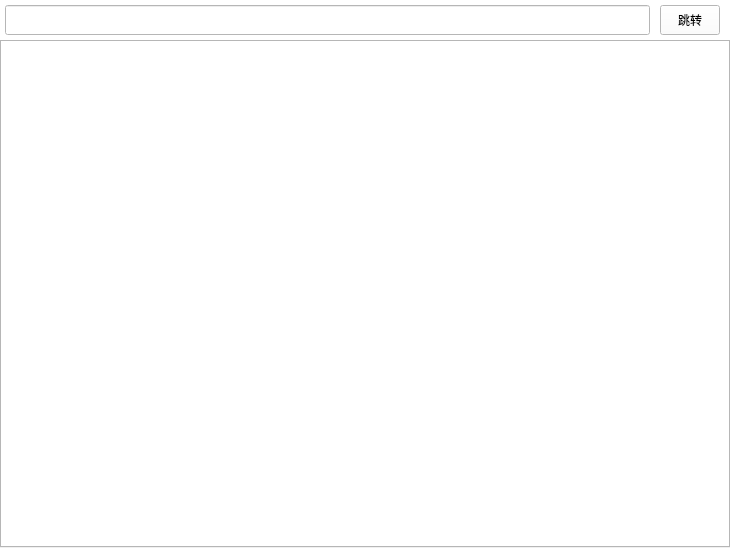
<?xml version="1.0" encoding="UTF-8"?>
<ui version="4.0">
 <class>QCefBrowserWidget</class>
 <widget class="QWidget" name="QCefBrowserWidget">
  <property name="geometry">
   <rect>
    <x>0</x>
    <y>0</y>
    <width>730</width>
    <height>548</height>
   </rect>
  </property>
  <property name="windowTitle">
   <string>Form</string>
  </property>
  <property name="styleSheet">
   <string notr="true"/>
  </property>
  <layout class="QVBoxLayout" name="verticalLayout">
   <property name="spacing">
    <number>0</number>
   </property>
   <property name="leftMargin">
    <number>0</number>
   </property>
   <property name="topMargin">
    <number>0</number>
   </property>
   <property name="rightMargin">
    <number>0</number>
   </property>
   <property name="bottomMargin">
    <number>0</number>
   </property>
   <item>
    <widget class="QWidget" name="widget" native="true">
     <property name="styleSheet">
      <string notr="true">font: 14px &quot;微软雅黑&quot;;
background-color: rgb(255, 255, 255);</string>
     </property>
     <layout class="QVBoxLayout" name="verticalLayout_2">
      <property name="spacing">
       <number>0</number>
      </property>
      <property name="leftMargin">
       <number>0</number>
      </property>
      <property name="topMargin">
       <number>0</number>
      </property>
      <property name="rightMargin">
       <number>0</number>
      </property>
      <property name="bottomMargin">
       <number>0</number>
      </property>
      <item>
       <widget class="QWidget" name="widget_address" native="true">
        <property name="minimumSize">
         <size>
          <width>0</width>
          <height>40</height>
         </size>
        </property>
        <property name="maximumSize">
         <size>
          <width>16777215</width>
          <height>40</height>
         </size>
        </property>
        <property name="styleSheet">
         <string notr="true"/>
        </property>
        <layout class="QHBoxLayout" name="horizontalLayout">
         <property name="spacing">
          <number>10</number>
         </property>
         <property name="leftMargin">
          <number>5</number>
         </property>
         <property name="topMargin">
          <number>0</number>
         </property>
         <property name="rightMargin">
          <number>10</number>
         </property>
         <property name="bottomMargin">
          <number>0</number>
         </property>
         <item>
          <widget class="QLineEdit" name="lineEdit">
           <property name="sizePolicy">
            <sizepolicy hsizetype="Preferred" vsizetype="Preferred">
             <horstretch>0</horstretch>
             <verstretch>0</verstretch>
            </sizepolicy>
           </property>
           <property name="maximumSize">
            <size>
             <width>16777215</width>
             <height>30</height>
            </size>
           </property>
           <property name="frame">
            <bool>true</bool>
           </property>
           <property name="clearButtonEnabled">
            <bool>true</bool>
           </property>
          </widget>
         </item>
         <item>
          <widget class="QPushButton" name="pushButton_open">
           <property name="sizePolicy">
            <sizepolicy hsizetype="Preferred" vsizetype="Preferred">
             <horstretch>0</horstretch>
             <verstretch>0</verstretch>
            </sizepolicy>
           </property>
           <property name="maximumSize">
            <size>
             <width>60</width>
             <height>30</height>
            </size>
           </property>
           <property name="cursor">
            <cursorShape>PointingHandCursor</cursorShape>
           </property>
           <property name="text">
            <string>跳转</string>
           </property>
          </widget>
         </item>
        </layout>
       </widget>
      </item>
      <item>
       <widget class="QTabWidget" name="tabWidget">
        <property name="styleSheet">
         <string notr="true"/>
        </property>
        <property name="currentIndex">
         <number>-1</number>
        </property>
       </widget>
      </item>
     </layout>
    </widget>
   </item>
  </layout>
 </widget>
 <resources/>
 <connections/>
</ui>
